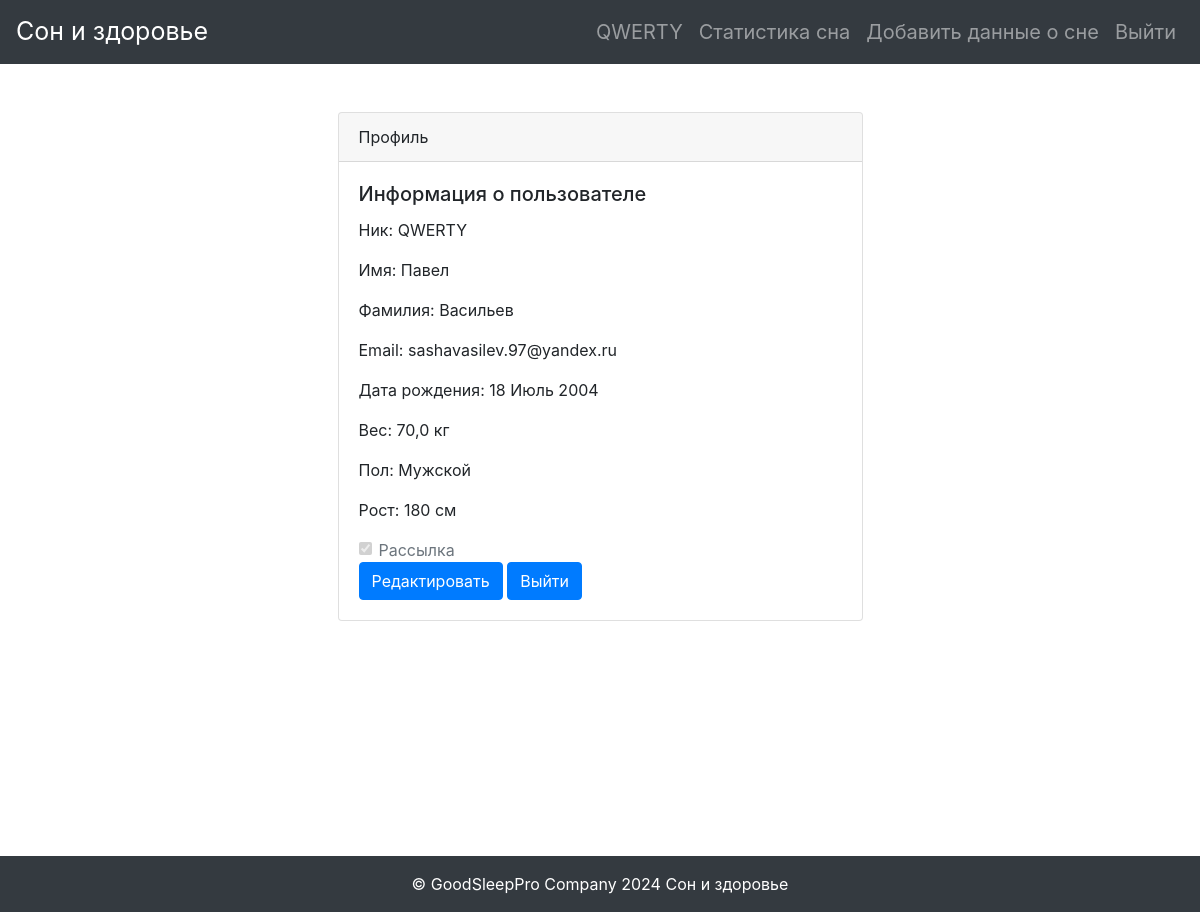
The page /profile/ (signed in) on the database its author committed.
### sleep_tracking_app/models.py (models this page shows)
class UserData(models.Model):
    user = models.OneToOneField(User, on_delete=models.CASCADE, related_name='user_data')
    date_of_birth = models.DateField()
    weight = models.FloatField(validators=[MinValueValidator(10)])  # Вес в кг
    gender = models.CharField(max_length=10)  # Пол
    height = models.IntegerField(validators=[MinValueValidator(10)])  # Рост в см
    active = models.BooleanField(default=False)

### sleep_tracking_app/views.py (the view)
# urls.py: path('profile/', profile, name='profile'),
@login_required
def profile(request):
    user = request.user
    user_data = UserData.objects.get(user=user)
    context = {
        'user': user,
        'user_data': user_data,
    }
    return render(request, 'web/profile.html', context)

### sleep_tracking_app/templates/web/profile.html (shortened to what this page needs)
{% extends 'home.html' %}
{% block content %}
<div class="container mt-10">
    <div class="row justify-content-center">
        <div class="col-md-6">
            <div class="card">
                <div class="card-header">Профиль</div>
                <div class="card-body">
                    <h5 class="card-title">Информация о пользователе</h5>
                    <p class="card-text">Ник: {{ user.username }}</p>
                    <p class="card-text">Имя: {{ user.first_name }}</p>
                    <p class="card-text">Фамилия: {{ user.last_name }}</p>
                    <p class="card-text">Email: {{ user.email }}</p>
                    <p class="card-text">Дата рождения: {{ user_data.date_of_birth |date:"d F Y" }}</p>
                    <p class="card-text">Вес: {{ user_data.weight }} кг</p>
                    <p class="card-text">Пол: {{ user_data.gender }}</p>
                    <p class="card-text">Рост: {{ user_data.height }} см</p>
                    <div class="form-check">
                        <input type="checkbox" class="form-check-input" id="activeCheckbox" {% if user_data.active %} checked {% endif %} disabled>
                        <label class="form-check-label" for="activeCheckbox">Рассылка</label>
                    </div>
                    <a href="{% url 'user_update' %}" class="btn btn-primary">Редактировать</a>
                    <a href="{% url 'logout' %}?next={% url 'login' %}" class="btn btn-primary">Выйти</a>
                </div>
            </div>
        </div>
    </div>
</div>
{% endblock %}

### sleep_tracking_app/templates/home.html (shortened to what this page needs)
{% load static %}
<!DOCTYPE html>
<html lang="ru">
<head>
    <link href="https://stackpath.bootstrapcdn.com/bootstrap/4.5.2/css/bootstrap.min.css" rel="stylesheet">
</head>
<body>
    <nav class="navbar navbar-expand-lg navbar-dark bg-dark">
        <a class="navbar-brand" href="{% url 'home' %}" style="font-size: 25px;">Сон и здоровье</a>
        <div class="collapse navbar-collapse" id="navbarSupportedContent">
            <ul class="navbar-nav ml-auto">
                <li class="nav-item">
                    <a class="nav-link" href="{% url 'profile' %}" style="font-size: 20px;">{{ request.user.username }}</a>
                </li>
                <li class="nav-item">
                    <a class="nav-link" href="{% url 'sleep_statistics_show' %}" style="font-size: 20px;">Статистика сна</a>
                </li>
                 <li class="nav-item">
                    <a class="nav-link" href="{% url 'add_users_sleep_data' %}" style="font-size: 20px;">Добавить данные о сне</a>
                </li>
                 <li class="nav-item">
                    <a class="nav-link" href="{% url 'logout' %}?next={% url 'login' %}" style="font-size: 20px;">Выйти</a>
                </li>
            </ul>
        </div>
    </nav>
    <div class="container mt-5">
        {% block content %}{% endblock %}
    </div>
    <footer class="footer mt-auto py-3 bg-dark text-white">
      <div class="container text-center">
        <span>&copy; GoodSleepPro Company {% now "Y" %} Сон и здоровье</span>
      </div>
    </footer>
</body>
</html>

### sleep_tracking_app/templates/home.html (style rules this page uses)
html, body { height: 100%; margin: 0; padding: 0; }
.container { min-height: calc(100% - 56px); }

### rows shown on the page
UserData: date_of_birth "18 Июль 2004", weight "70,0", gender "Мужской", height "180", active "☑"

### other values the page prints
{{ request.user.username }} "QWERTY"
{{ user.username }} "QWERTY"
{{ user.first_name }} "Павел"
{{ user.last_name }} "Васильев"
{{ user.email }} "sashavasilev.97@yandex.ru"
